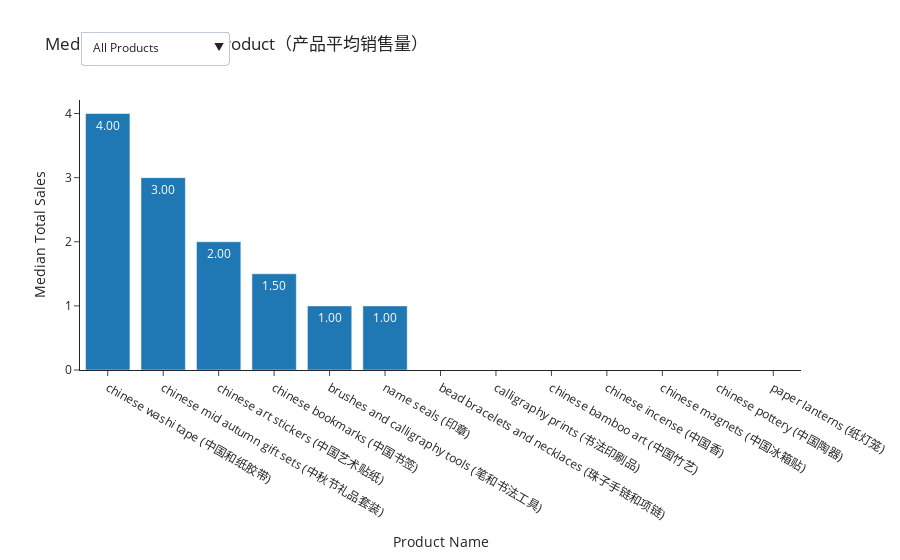

The notebook cell this image was saved under:
### Code cell
data_list = [
    all_product_data.groupby("product_name_chinese_name")["Total Sales"]
    .median()
    .reset_index(),
    all_product_data[all_product_data["has_sales"] == True]
    .groupby("product_name_chinese_name")["Total Sales"]
    .median()
    .reset_index(),
]

# Median total sales by product
fig = plot_bar_chart_plotly_with_dropdown(
    data_list,
    labels=["All Products", "Products with Sales"],
    x="product_name_chinese_name",
    y="Total Sales",
    title="Median Total Sales by Product（产品平均销售量）",
    x_label="Product Name",
    y_label="Median Total Sales",
)

fig.show()

### Figure 1 — Plotly figure (JSON) as saved in the notebook; plotly's stock layout.template omitted (floating-point values rounded to 4 significant figures)
{"data": [{"name": "All Products", "text": [4, 3, 2, 1.5, 1, 1, 0, 0, 0, 0, 0, 0, 0], "textposition": "auto", "texttemplate": "%{text:.2f}", "type": "bar", "visible": true, "x": ["chinese washi tape (中国和纸胶带)", "chinese mid autumn gift sets (中秋节礼品套装)", "chinese art stickers (中国艺术贴纸)", "chinese bookmarks (中国书签)", "brushes and calligraphy tools (笔和书法工具)", "name seals (印章)", "bead bracelets and necklaces (珠子手链和项链)", "calligraphy prints (书法印刷品)", "chinese bamboo art (中国竹艺)", "chinese incense (中国香)", "chinese magnets (中国冰箱贴)", "chinese pottery (中国陶器)", "paper lanterns (纸灯笼)"], "y": [4, 3, 2, 1.5, 1, 1, 0, 0, 0, 0, 0, 0, 0]}, {"name": "Products with Sales", "text": [10, 7, 6.5, 6, 6, 5.5, 5, 5, 4, 4, 4, 3, 2], "textposition": "auto", "texttemplate": "%{text:.2f}", "type": "bar", "visible": false, "x": ["chinese washi tape (中国和纸胶带)", "chinese mid autumn gift sets (中秋节礼品套装)", "chinese art stickers (中国艺术贴纸)", "brushes and calligraphy tools (笔和书法工具)", "name seals (印章)", "chinese magnets (中国冰箱贴)", "chinese bookmarks (中国书签)", "paper lanterns (纸灯笼)", "calligraphy prints (书法印刷品)", "chinese incense (中国香)", "chinese pottery (中国陶器)", "chinese bamboo art (中国竹艺)", "bead bracelets and necklaces (珠子手链和项链)"], "y": [10, 7, 6.5, 6, 6, 5.5, 5, 5, 4, 4, 4, 3, 2]}], "layout": {"title": {"text": "Median Total Sales by Product（产品平均销售量）"}, "updatemenus": [{"buttons": [{"args": [{"visible": [true, false]}], "label": "All Products", "method": "update"}, {"args": [{"visible": [false, true]}], "label": "Products with Sales", "method": "update"}], "direction": "down", "pad": {"r": 2, "t": 12}, "showactive": true, "x": 0, "xanchor": "left", "y": 1.3, "yanchor": "top"}], "xaxis": {"title": {"text": "Product Name"}}, "yaxis": {"title": {"text": "Median Total Sales"}}}}
